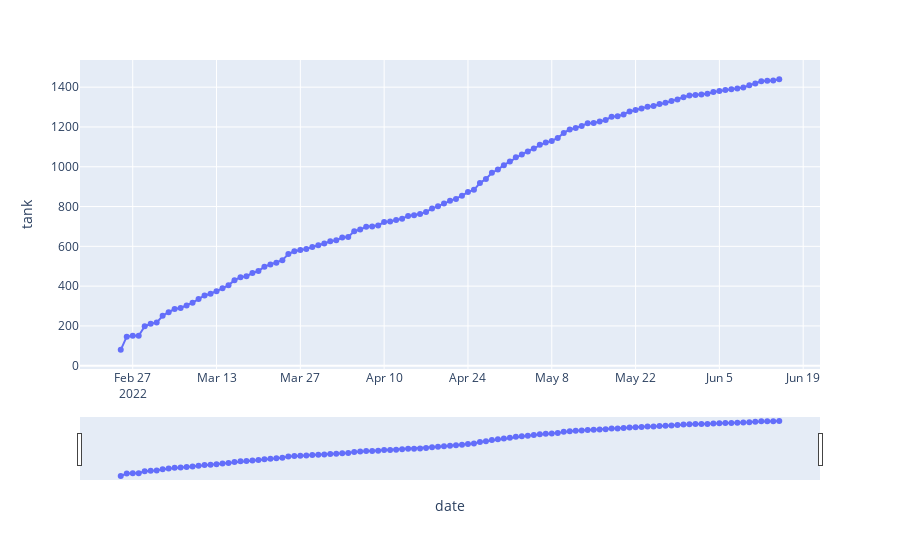

The cell this chart's notebook holds for it:
### Code cell
fig = px.line(df_equipment, x='date', y='tank', markers=True)
fig.update_layout(xaxis_rangeslider_visible=True)
fig.show()
